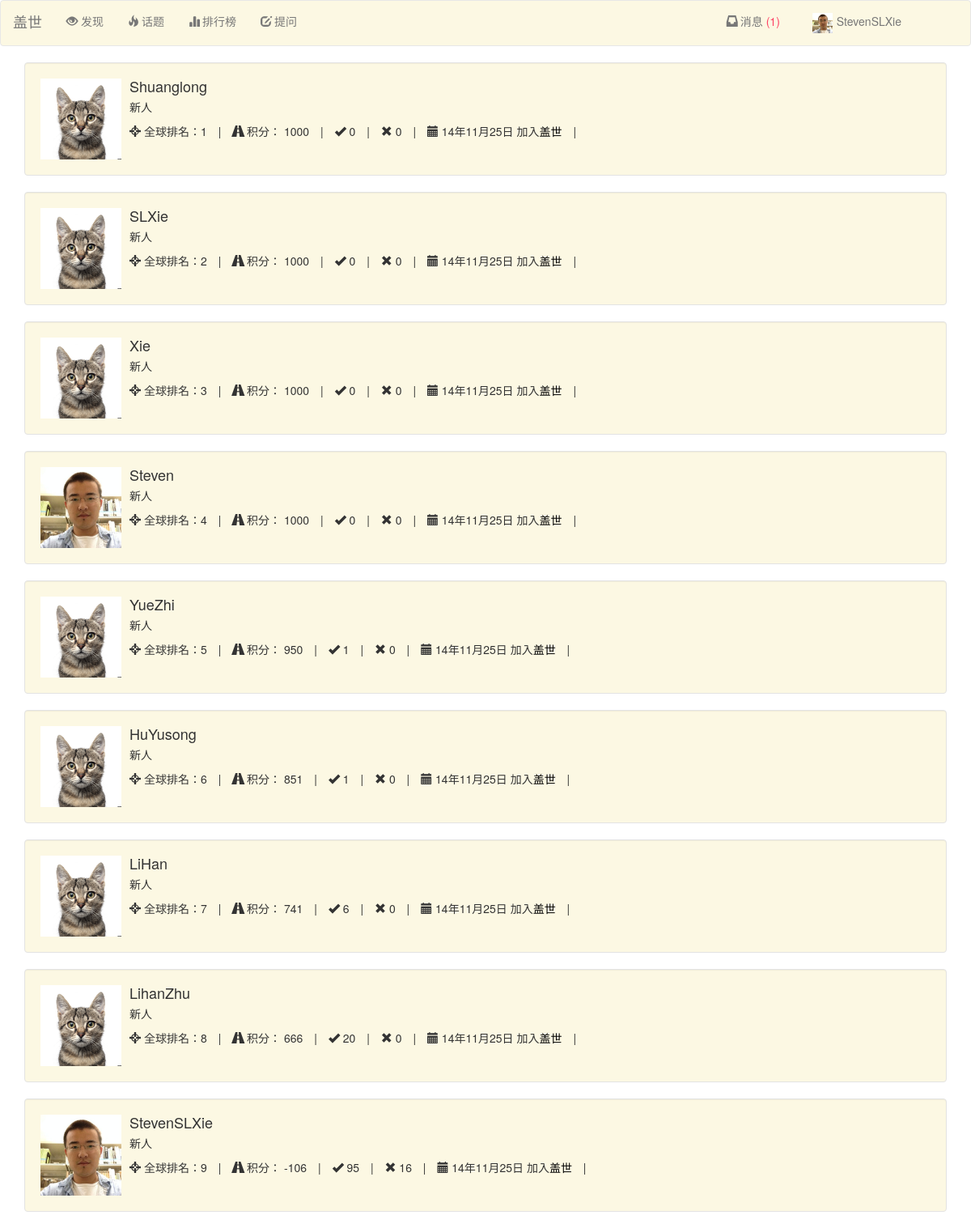
Page /leaderboard (signed in) on the committed database.
### Guess/models.py (models this page shows)
class Person(models.Model):
	user = models.OneToOneField(User)
	point = models.IntegerField(default=1000)
	photo = models.FileField(upload_to='%Y/%m/%d/', default= 'cat.jpg')
	expertise = models.ManyToManyField(PersonTag)
	win = models.IntegerField(default=0)
	lose = models.IntegerField(default=0)
	game = models.IntegerField(default=0)
	rank = models.IntegerField(default=0)
	joined = models.DateTimeField(default=datetime.datetime.now())
	title = models.CharField(max_length=30, default="新人")
	class Meta:
		ordering = ('point', 'win',)

### Guess/views.py (the view)
# urls.py: url(r'^leaderboard$', 'Guess.views.leaderboard', name='leaderboard'),
def leaderboard(request):
	if not request.user.is_authenticated():
		return redirect(reverse('login'))
	cur_person = Person.objects.get(user=request.user)
	persons = Person.objects.all().order_by('rank','-point','-win')
	para = {}
	para['persons'] = persons
	para = encap_para(para, cur_person)
	return render(request,'leaderboard.html',para)

### Guess/views.py (called while the page is built)
def find_unread(person):
	return person.message_set.filter(read=False)

def encap_para(para, person):
	messages = find_unread(person)
	para['messages'] = messages
	para['person'] = person
	return para

### Guess/templates/leaderboard.html (shortened to what this page needs)
{% load bootstrap3 %}
{% include "nav_bar.html" %}
<link rel="stylesheet" href="http://cdnjs.cloudflare.com/ajax/libs/font-awesome/4.1.0/css/font-awesome.min.css"/>
{% for person in persons %}
<div class="container">
  <div class="well well-frame-c">
      <div class="media">
      	<a class="pull-left" href="#">
            		<img class="media-object" src="/static/images/{{ person.photo.url }}" height="100" width="100">
  		</a>
  		<div class="media-body">
            <h4 class="media-heading">{{ person.user }}</h4>
             <p>{{ person.title }}</p>
          <ul class="list-inline list-unstyled">
            <li><span><i class="glyphicon glyphicon-screenshot"></i> 全球排名：{{ person.rank }} </span></li>
            <li>|</li>
            <li><span><i class="glyphicon glyphicon-road"></i> 积分： {{ person.point }}</span></li>
            <li>|</li>
            <li><span><i class="glyphicon glyphicon-ok"></i> {{ person.win }}</span></li>
            <li>|</li>
            <li><span><i class="glyphicon glyphicon-remove"></i> {{ person.lose }}</span></li>
            <li>|</li>
            <li><span><i class="glyphicon glyphicon-calendar"></i> {{ person.joined | date:"y年m月d日" }} 加入<a href="{% url 'home' %}" style="color: #000000;">盖世</a> </span></li>
            <li>|</li>
			</ul>
       </div>
    </div>
  </div>
</div>
{% endfor %}

### Guess/templates/nav_bar.html (shortened to what this page needs)
<head>
    <link href='static/bootstrap/css/bootstrap.min.css' rel='stylesheet'>
</head>
<nav class="navbar navbar-default nav-frame-c" role="navigation">
  <div class="container-fluid">
    <div class="navbar-header">
      <a class="navbar-brand" href="{% url 'home' %}">盖世</a>
    </div>
    <div class="collapse navbar-collapse" id="bs-example-navbar-collapse-1">
      <ul class="nav navbar-nav">
        <li><a href="{% url 'home' %}"><i class="glyphicon glyphicon-eye-open"></i> 发现</a></li>
        <li id="tag_list" class="dropdown">
            <a id="tags" href="" class="dropdown-toggle" data-toggle="dropdown"><i class="glyphicon glyphicon-fire" style="margin-right: 3px;"></i>话题</a>
        </li>
        <li><a href="{% url 'leaderboard' %}"><i class="glyphicon glyphicon-stats" style="margin-right: 3px;"></i>排行榜</a></li>
        <li><a href="{% url 'proposal' %}"><i class="glyphicon glyphicon-edit" style="margin-right: 3px;"></i>提问</a></li>
      </ul>
      <ul class="nav navbar-nav navbar-right" style="margin-right: 40px;">
        <li id="notify_list" class="dropdown" style="margin-right: 10px;">
            {% if not messages|length %}
            <a id="notifications" href="#" class="dropdown-toggle" data-toggle="dropdown"><i class="glyphicon glyphicon-inbox" style="margin-right: 3px;"></i>消息</a>
            {% else %}
            <a id="notifications" href="#" class="dropdown-toggle" data-toggle="dropdown"><i class="glyphicon glyphicon-inbox" style="margin-right: 3px;"></i>消息<span class="unread"> ({{ messages|length }})</span></a>
            {% endif %}
        </li>
        <li id='dropdown_list' class="dropdown">
          <a id="account_dropdown" href="#" class="dropdown-toggle" data-toggle="dropdown"> <img src="/static/images/{{ person.photo.url }} " style="width: 25px; height: 25px; margin-right: 5px; margin-bottom: 0px;margin-top: 0px;"/>{{ person.user.username }}</a>
        </li>
      </ul>
    </div>
  </div>
</nav>

### Guess/templates/nav_bar.html (style rules this page uses)
.nav-frame-c { background: rgba(252,248,227,1); }
.unread { color: rgba(254,67,101,1); }

### Guess/templates/leaderboard.html (style rules this page uses)
.well-frame-c { background: rgba(252,248,227,1); }

### rows in the picture
Person: photo (picture), user.username "StevenSLXie", user "StevenSLXie", title "新人", rank "9", point "-106", win "95", lose "16", joined "14年11月25日"
Person: photo (picture), user "Shuanglong", title "新人", rank "1", point "1000", win "0", lose "0", joined "14年11月25日"
Person: photo (picture), user "SLXie", title "新人", rank "2", point "1000", win "0", lose "0", joined "14年11月25日"
Person: photo (picture), user "Xie", title "新人", rank "3", point "1000", win "0", lose "0", joined "14年11月25日"
Person: photo (picture), user "Steven", title "新人", rank "4", point "1000", win "0", lose "0", joined "14年11月25日"
Person: photo (picture), user "YueZhi", title "新人", rank "5", point "950", win "1", lose "0", joined "14年11月25日"
Person: photo (picture), user "HuYusong", title "新人", rank "6", point "851", win "1", lose "0", joined "14年11月25日"
Person: photo (picture), user "LiHan", title "新人", rank "7", point "741", win "6", lose "0", joined "14年11月25日"
Person: photo (picture), user "LihanZhu", title "新人", rank "8", point "666", win "20", lose "0", joined "14年11月25日"

### other values in the picture
{{ messages|length }} "1"
